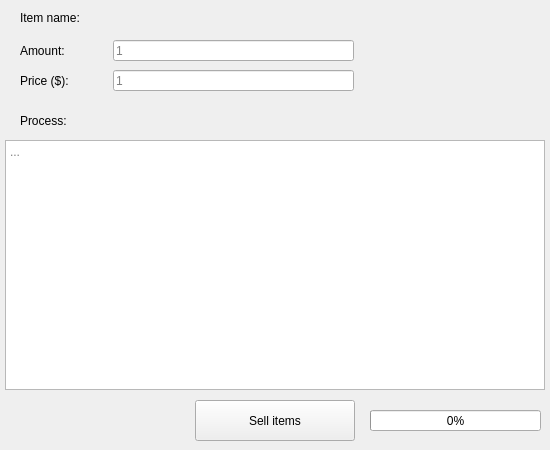
<?xml version="1.0" encoding="UTF-8"?>
<ui version="4.0">
 <class>form_seller</class>
 <widget class="QWidget" name="form_seller">
  <property name="geometry">
   <rect>
    <x>0</x>
    <y>0</y>
    <width>550</width>
    <height>450</height>
   </rect>
  </property>
  <property name="minimumSize">
   <size>
    <width>550</width>
    <height>450</height>
   </size>
  </property>
  <property name="maximumSize">
   <size>
    <width>550</width>
    <height>450</height>
   </size>
  </property>
  <property name="windowTitle">
   <string>Inventory parser</string>
  </property>
  <widget class="QLabel" name="lb_item_name">
   <property name="geometry">
    <rect>
     <x>20</x>
     <y>10</y>
     <width>81</width>
     <height>16</height>
    </rect>
   </property>
   <property name="text">
    <string>Item name:</string>
   </property>
  </widget>
  <widget class="QLabel" name="lb_process">
   <property name="geometry">
    <rect>
     <x>20</x>
     <y>110</y>
     <width>71</width>
     <height>21</height>
    </rect>
   </property>
   <property name="text">
    <string>Process:</string>
   </property>
  </widget>
  <widget class="QProgressBar" name="pb_progress">
   <property name="geometry">
    <rect>
     <x>370</x>
     <y>410</y>
     <width>171</width>
     <height>21</height>
    </rect>
   </property>
   <property name="value">
    <number>0</number>
   </property>
  </widget>
  <widget class="QPushButton" name="pb_sell">
   <property name="geometry">
    <rect>
     <x>195</x>
     <y>400</y>
     <width>160</width>
     <height>41</height>
    </rect>
   </property>
   <property name="text">
    <string>Sell items</string>
   </property>
  </widget>
  <widget class="QLabel" name="lb_amount">
   <property name="geometry">
    <rect>
     <x>20</x>
     <y>40</y>
     <width>91</width>
     <height>21</height>
    </rect>
   </property>
   <property name="text">
    <string>Amount:</string>
   </property>
  </widget>
  <widget class="QLineEdit" name="le_amount">
   <property name="geometry">
    <rect>
     <x>113</x>
     <y>40</y>
     <width>241</width>
     <height>21</height>
    </rect>
   </property>
   <property name="placeholderText">
    <string>1</string>
   </property>
  </widget>
  <widget class="QLineEdit" name="le_price">
   <property name="geometry">
    <rect>
     <x>113</x>
     <y>70</y>
     <width>241</width>
     <height>21</height>
    </rect>
   </property>
   <property name="placeholderText">
    <string>1</string>
   </property>
  </widget>
  <widget class="QLabel" name="lb_price">
   <property name="geometry">
    <rect>
     <x>20</x>
     <y>70</y>
     <width>91</width>
     <height>21</height>
    </rect>
   </property>
   <property name="text">
    <string>Price ($):</string>
   </property>
  </widget>
  <widget class="QPlainTextEdit" name="pte_process">
   <property name="geometry">
    <rect>
     <x>5</x>
     <y>140</y>
     <width>540</width>
     <height>250</height>
    </rect>
   </property>
   <property name="readOnly">
    <bool>true</bool>
   </property>
   <property name="placeholderText">
    <string>...</string>
   </property>
  </widget>
 </widget>
 <resources/>
 <connections/>
</ui>
